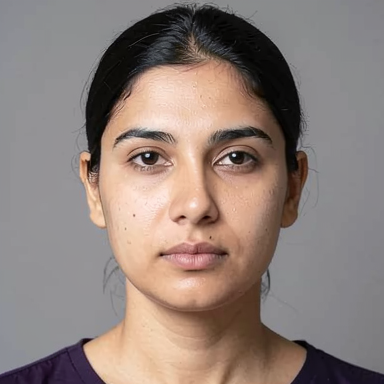
#> input picture scratch/test_deviated_current.png, 384 x 384 px, given in place of frontal.png, which was not available
$ python check_feature_alignment.py
#> lines starting #> are read from the running program, lines starting #| are printed output that depends on the picture; after the words box and inside, x2 and y2 are one past the last pixel; in counts of white or black regions, pixels touching at a corner belong together
import cv2
import numpy as np
from pathlib import Path

BASE_DIR = Path(__file__).resolve().parents[1]
audit_dir = BASE_DIR / "storage" / "diagnostics" / "mask_audit"
p01_dir = BASE_DIR / "storage" / "generated" / "P01" / "original"

views = ["frontal", "left_20", "left_40", "left_60", "right_20", "right_40", "right_60", "basal", "helicopter"]

print("=== CHECKING NOSTRIL AND EDGE ALIGNMENT WITH MASK ===")

for v in views:
    orig = cv2.imread(str(p01_dir / f"{v}.png"))
#> orig is the input picture: shape (384, 384, 3); mean B, G, R 122.1, 128.3, 142.9
    mask = cv2.imread(str(audit_dir / f"mask_{v}.png"), cv2.IMREAD_GRAYSCALE)
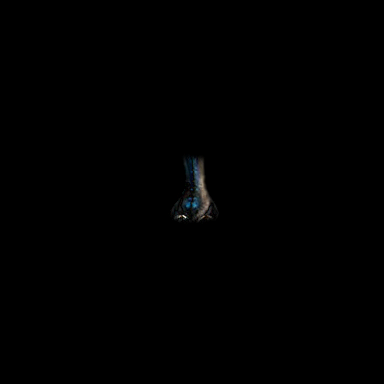
#> input picture scratch/test_deviated_diff_current.png, 384 x 384 px, given in place of mask_frontal.png, which was not available
#> mask: shape (384, 384); min 0, max 238, mean 0.5
    h, w = orig.shape[:2]
#> h = 384; w = 384

    gray = cv2.cvtColor(orig, cv2.COLOR_BGR2GRAY)
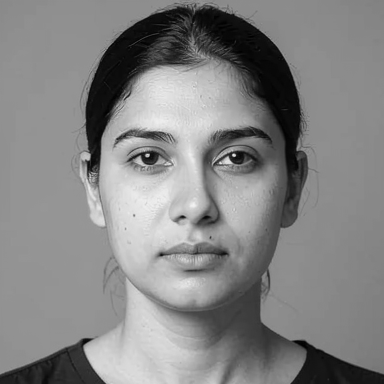
#> gray: shape (384, 384); min 0, max 242, mean 132

    # In facial images, nostrils and eye corners have very dark pixels / strong edges
    # Find darkest 2% pixels in the midface region (likely nostrils or shadow)
    mid_y_start, mid_y_end = int(h * 0.25), int(h * 0.65)
#> mid_y_start = 96; mid_y_end = 249
    if v == "helicopter":
        mid_y_start, mid_y_end = int(h * 0.50), int(h * 0.85)
    elif v == "basal":
        mid_y_start, mid_y_end = int(h * 0.15), int(h * 0.45)

    midface_gray = gray[mid_y_start:mid_y_end, :]
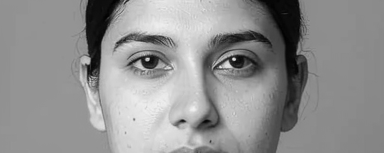
#> midface_gray: shape (153, 384); min 1, max 242, mean 144.3
    threshold_val = np.percentile(midface_gray, 5) # darkest 5%
#> threshold_val = 29
    dark_features = (gray < threshold_val).astype(np.uint8) * 255
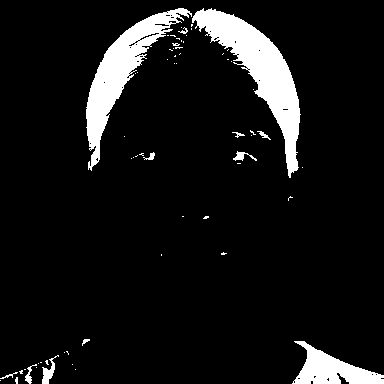
#> dark_features: shape (384, 384); 8.3% white; 63 white regions (51 under 20 px), largest, box (x1, y1, x2, y2) and area: (192, 8, 301, 178) 5356, (86, 8, 192, 171) 4290, (292, 341, 384, 384) 1901
    dark_features[:mid_y_start, :] = 0
    dark_features[mid_y_end:, :] = 0
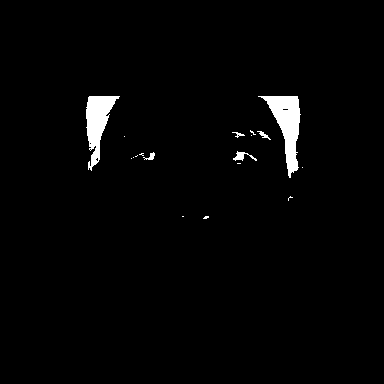
#> dark_features: shape (384, 384); 2% white; 18 white regions (12 under 20 px), largest, box (x1, y1, x2, y2) and area: (258, 96, 301, 178) 1437, (86, 96, 120, 171) 1186, (233, 151, 257, 161) 95, (143, 152, 155, 160) 43, (257, 131, 271, 140) 42, (232, 132, 245, 138) 30

    # Overlap between mask and dark nasal features (e.g. nostrils / nasal shadow)
    mask_dark_overlap = np.count_nonzero((mask > 0) & (dark_features > 0))
#> mask_dark_overlap = 15
    total_dark_in_midface = np.count_nonzero(dark_features)
#> total_dark_in_midface = 2887

    # Measure edges via Canny
    edges = cv2.Canny(gray, 50, 150)
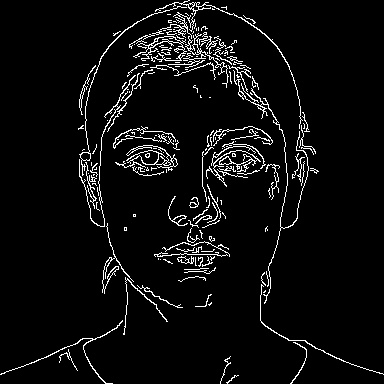
#> edges: shape (384, 384); 5.1% white in thin lines or dots
    edges_in_mask = np.count_nonzero((mask > 0) & (edges > 0))
#> edges_in_mask = 229

    # Mask centroid vs midface dark feature centroid
    ys_dark, xs_dark = np.where(dark_features > 0)
#> ys_dark = 2887 values from 96 to 218; xs_dark = 2887 values, max 302 at index 2802, min 86 at index 679, mean 203.2
    if len(xs_dark) > 0:
        dark_cx = float(np.mean(xs_dark))
#> dark_cx = 203.2
        dark_cy = float(np.mean(ys_dark))
#> dark_cy = 126.2
    else:
        dark_cx, dark_cy = 0.0, 0.0

    ys_m, xs_m = np.where(mask > 0)
#> ys_m = 1980 values from 154 to 224; xs_m = 1980 values, max 218 at index 1530, min 168 at index 1579, mean 194.4
    mask_cx = float(np.mean(xs_m))
#> mask_cx = 194.4
    mask_cy = float(np.mean(ys_m))
#> mask_cy = 194.1

    offset_x = mask_cx - dark_cx
#> offset_x = -8.71
    offset_y = mask_cy - dark_cy
#> offset_y = 67.83

    print(f"{v:<12}: mask_center=({mask_cx:.1f}, {mask_cy:.1f}), dark_center=({dark_cx:.1f}, {dark_cy:.1f}), offset=(dx={offset_x:+.1f}, dy={offset_y:+.1f}), edges_in_mask={edges_in_mask}")
#| frontal     : mask_center=(194.4, 194.1), dark_center=(203.2, 126.2), offset=(dx=-8.7, dy=+67.8), edges_in_mask=229
#> (the run stopped early here; a loop or call above may not have finished)
